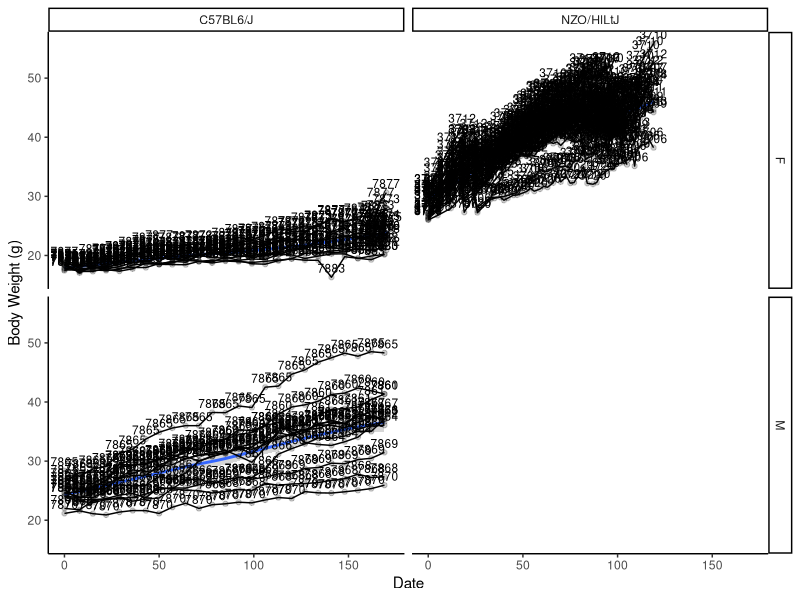
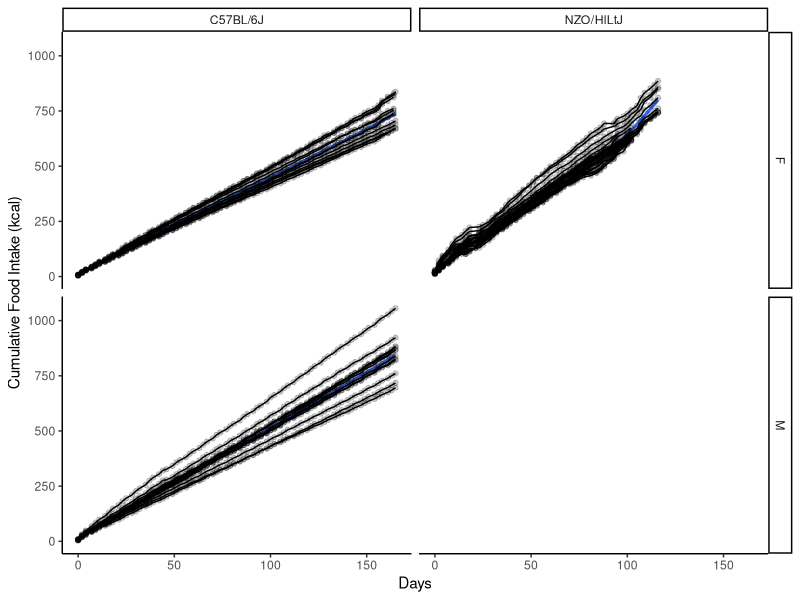

Source code (R) for these figures, in order: (Note: this script raises an error after producing the figures.)
library(dplyr)
library(ggplot2)
library(readr)
library(tidyr)
library(tidyverse)


#BW OVER TIME FOR NZO AND C57 ANIMALS####
#Our aim is obtaining the slope of the BW of NZO and C57 over the weeks
##Data####
bw <- read_csv("../data/BW.csv") %>% 
  filter(COHORT %in% c(2,3, 4, 5)) %>% 
  filter(ID != 3715) %>%  # Exclude animals that died during study
  group_by(ID) %>% 
  filter(DATE < "2025-02-24") %>% #ELIMINATE RESTRICTED ANIMALS FROM THE ANALYSIS
  mutate(rel_days= DATE - min(DATE))
##Graph####
bw %>% 
  ggplot(aes(x = rel_days, y = BW)) + 
  geom_smooth()+
  geom_point(alpha=0.2) +
  geom_line(aes(group = ID))+
  labs(
    x = "Date",
    y = "Body Weight (g)"
  ) +  # White background
  theme_classic()  +
  facet_grid(SEX~STRAIN)+
  geom_text(aes(label = ID), hjust = 0.5, vjust = -0.5, size = 3) 
##Main model ####
slopes <- bw %>%
  group_by(ID) %>%
  summarize(slope = coef(lm(BW ~ as.numeric(DATE), data = cur_data()))[2])
# View the results
view(slopes)
##Alternative model####
lm(BW ~ DATE + (1|ID), data = bw) #IS THIS OK (asking LL)?
#FI OVER TIME FOR NZO AND C57 ANIMALS####
FI <- read_csv("../data/FI.csv") %>% 
  filter(COHORT %in% c(2,3, 4, 5)) %>% 
  filter(ID != 3715) %>%  # Exclude animals that died during study
  group_by(ID) %>% 
  filter(DATE < "2025-02-24") %>%  #ELIMINATE RESTRICTED ANIMALS FROM THE ANALYSIS
  filter(corrected_intake_kcal < 50) %>% #Eliminate weird data that is probably typing mistake
  drop_na(corrected_intake_kcal) %>% 
  mutate(rel_days= DATE - min(DATE)) %>% 
  mutate(cumsum_kcal= cumsum(corrected_intake_kcal))

##Graph####
FI %>% 
  ggplot(aes(x = rel_days, y = cumsum_kcal)) + 
  geom_smooth()+
  geom_point(alpha=0.2) +
  geom_line(aes(group = ID))+
  labs(
    x = "Days",
    y = "Cumulative Food Intake (kcal)"
  ) +  # White background
  theme_classic()  +
  facet_grid(SEX~STRAIN)
 # geom_text(aes(label = ID), hjust = 0.5, vjust = -0.5, size = 3) 
##Main model ####
slopes <- FI %>%
  group_by(ID) %>%
  summarize(slope = coef(lm(cumsum_kcal ~ as.numeric(DATE), data = cur_data()))[2])
# View the results
view(slopes)
##Alternative model####
lm(FI ~ DATE + (1|ID), data = FI) #IS THIS OK?

## Luis model check BW
## this uses normalized data (z-scores)
mdl_data <- bw %>% 
    group_by(ID) %>% 
    mutate(
        ID = as.factor(ID),
        time = as.numeric(DATE - min(DATE))
    ) %>% 
    ungroup() %>% 
    mutate(
        time = scale(time) # this is for model convergence
    ) %>% 
    select(
        ID, BW, time, STRAIN, SEX, DIET_CODE
    ) %>% 
    ungroup()


# here I build the statistical model with time as random slope
# and control for relevant variables such as strain, sex, diet 
lmer_bw <- lmerTest::lmer(
    data = mdl_data,
    BW ~ time + STRAIN + SEX + DIET_CODE + (1+time|ID)
)
summary(lmer_bw)
coef(lmer_bw)

# here I extract the individual coefficients assigned to time, which is the same as the "slope"
# these are the random slopes
lmer_slopes <- coef(lmer_bw)$ID %>% 
    rownames_to_column("ID") %>% 
    select(ID, time) %>% 
    left_join(mdl_data, ., by = "ID",
              suffix = c("_zscore", "_slope")) %>% 
    ungroup() %>% 
    group_by(ID) %>% 
    slice(1) %>% 
    select(ID, STRAIN, DIET_CODE, SEX, time_slope)
lmer_slopes

# distribution of slopes
# nzo are brutal, look how the even surpass HFD c57 males!
lmer_slopes %>% 
    ggplot(aes(
        interaction(STRAIN, SEX, DIET_CODE), time_slope
    )) +
    geom_boxplot() +
    geom_point()
